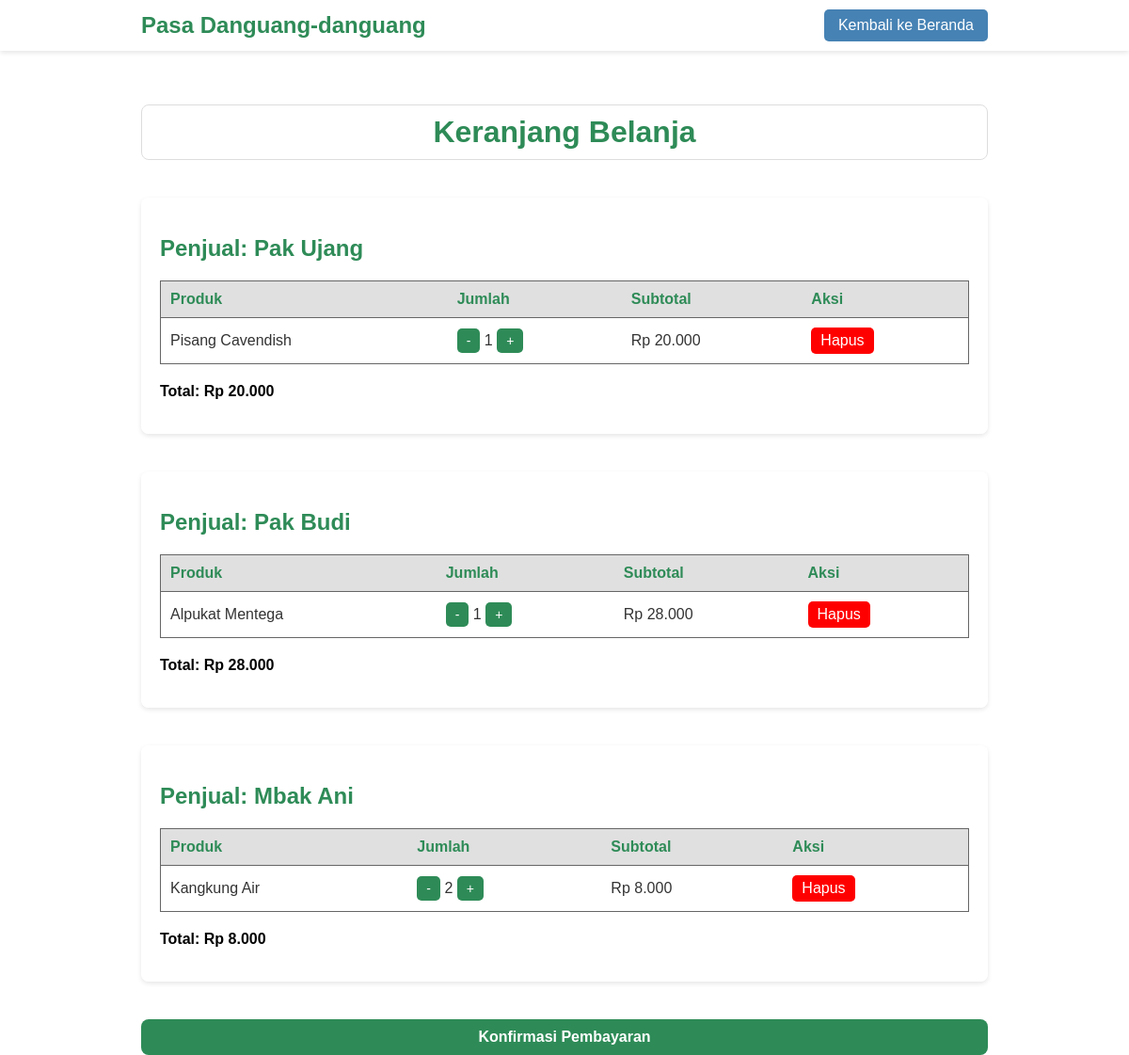
/cart.php (signed in), run on the app's committed database.
### tables this page shows
CREATE TABLE `cart` (
  `id` int(11) NOT NULL,
  `product_id` int(11) NOT NULL,
  `quantity` int(11) NOT NULL DEFAULT 1,
  `user_id` int(11) NOT NULL,
  `seller_id` int(11) NOT NULL,
  `created_at` timestamp NOT NULL DEFAULT current_timestamp()
);

CREATE TABLE `users` (
  `id` int(11) NOT NULL,
  `nama` varchar(100) NOT NULL,
  `email` varchar(100) DEFAULT NULL,
  `password` varchar(100) DEFAULT NULL,
  `foto_profil` varchar(255) DEFAULT NULL,
  `role` enum('seller','buyer') NOT NULL DEFAULT 'buyer',
  `phone_number` varchar(15) DEFAULT NULL,
  `alamat` text DEFAULT NULL
);

CREATE TABLE `products` (
  `id` int(11) NOT NULL,
  `nama_produk` varchar(100) DEFAULT NULL,
  `harga` decimal(10,2) DEFAULT NULL,
  `kategori` enum('buah','sayur','minuman','bumbu') NOT NULL DEFAULT 'buah',
  `deskripsi` text DEFAULT NULL,
  `stok` int(11) DEFAULT NULL,
  `foto_produk` varchar(255) DEFAULT NULL,
  `seller_id` int(11) NOT NULL
);

### cart.php (the view, shortened to what this page needs)
<?php
$conn = mysqli_connect("localhost", "root", "", "ecommerce");
$user_id = $_SESSION['user_id'] ?? 0;
$query = "
    SELECT c.product_id, c.quantity, p.nama_produk, p.harga, p.seller_id, u.nama AS seller_name, u.phone_number AS seller_phone
    FROM cart c
    JOIN products p ON c.product_id = p.id
    JOIN users u ON p.seller_id = u.id
    WHERE c.user_id = ?
    ORDER BY p.seller_id
";
$stmt = $conn->prepare($query);
$stmt->bind_param("i", $user_id);
$stmt->execute();
$result = $stmt->get_result();
$cart_items_by_seller = [];
while ($row = $result->fetch_assoc()) {
    $seller_id = $row['seller_id'];
    if (!isset($cart_items_by_seller[$seller_id])) {
        $cart_items_by_seller[$seller_id] = [
            'seller_name' => $row['seller_name'],
            'seller_phone' => $row['seller_phone'],
            'items' => []
        ];
    }
    $cart_items_by_seller[$seller_id]['items'][] = $row;
}
?>
<!DOCTYPE html>
<html lang="en">
<head>
</head>
<body>
    <nav class="navbar-custom">
        <div class="navbar-content">
            <a href="index.php" style="color: #2E8B57; font-weight: bold; text-decoration: none; font-size: 24px;">Pasa Danguang-danguang</a>
            <a href="index.php" class="back-btn">Kembali ke Beranda</a>
        </div>
    </nav>
    <div class="container">
        <h1 class="page-title">Keranjang Belanja</h1>
        <?php if (empty($cart_items_by_seller)): ?>
            <p style="text-align: center; background-color: black; color: white;">Keranjang Anda kosong.</p>
        <?php else: ?>
            <?php foreach ($cart_items_by_seller as $seller_id => $seller_data): ?>
                <div class="seller-section">
                    <h2>Penjual: <?php echo htmlspecialchars($seller_data['seller_name']); ?></h2>
                    <table>
                        <thead>
                            <tr>
                                <th>Produk</th>
                                <th>Jumlah</th>
                                <th>Subtotal</th>
                                <th>Aksi</th>
                            </tr>
                        </thead>
                        <tbody>
                            <?php
                            $total = 0;
                            foreach ($seller_data['items'] as $item):
                                $subtotal = $item['harga'] * $item['quantity'];
                                $total += $subtotal;
                            ?>
                                <tr>
                                    <td><?php echo htmlspecialchars($item['nama_produk']); ?></td>
                                    <td>
                                        <span class="quantity-controls">
                                            <a href="update_cart.php?action=decrease&product_id=<?php echo $item['product_id']; ?>">-</a>
                                            <?php echo $item['quantity']; ?>
                                            <a href="update_cart.php?action=increase&product_id=<?php echo $item['product_id']; ?>">+</a>
                                        </span>
                                    </td>
                                    <td>Rp <?php echo number_format($subtotal, 0, ',', '.'); ?></td>
                                    <td>
                                        <a href="cart.php?action=remove&product_id=<?php echo $item['product_id']; ?>" class="delete-btn">Hapus</a>
                                    </td>
                                </tr>
                            <?php endforeach; ?>
                        </tbody>
                    </table>
                    <p style="font-weight: bold; margin-top: 10px;">Total: Rp <?php echo number_format($total, 0, ',', '.'); ?></p>
                </div>
            <?php endforeach; ?>
            <a href="checkout.php" class="checkout-btn">Konfirmasi Pembayaran</a>
        <?php endif; ?>
    </div>
</body>
</html>

### cart.php (style rules this page uses)
body { font-family: Arial, sans-serif; margin: 0; padding: 0; padding-top: 90px; background-image: url('https://images.unsplash.com/photo-1638774264622-6d573c90ea8b?q=80&w=2001&auto=format&fit=crop&ixlib=rb-4.0.3&ixid=M3wxMjA3fDB8MHxwaG90by1wYWdlfHx8fGVufDB8fHx8fA%3D%3D'); background-size: cover; background-attachment: fixed; }
.navbar-custom { background-color: rgba(255, 255, 255, 1); box-shadow: 0 2px 5px rgba(0, 0, 0, 0.1); position: fixed; top: 0; width: 100%; z-index: 1000; padding: 10px 0; }
.navbar-content { max-width: 900px; margin: 0 auto; padding: 0 15px; display: flex; align-items: center; justify-content: space-between; }
.container { max-width: 900px; margin: 0 auto; }
.page-title { text-align: center; color: #2E8B57; margin-bottom: 40px; background: rgba(255, 255, 255, 0.9); border: 1px solid #ddd; border-radius: 8px; padding: 10px; }
.seller-section { margin-bottom: 40px; background: rgba(255, 255, 255, 0.9); padding: 20px; border-radius: 8px; box-shadow: 0 2px 5px rgba(0, 0, 0, 0.1); }
.seller-section h2 { color: #2E8B57; margin-bottom: 20px; }
table { width: 100%; border-collapse: collapse; margin-bottom: 20px; border: 1px solid #666; }
th, td { padding: 10px; text-align: left; border-bottom: 1px solid #666; color: #333; }
th { background: #e0e0e0; color: #2E8B57; font-weight: bold; }
td { background: rgba(255, 255, 255, 0.95); }
.quantity-controls a { display: inline-block; text-decoration: none; color: white; background: #2E8B57; padding: 5px 10px; border-radius: 5px; font-size: 14px; }
.delete-btn { display: inline-block; text-decoration: none; color: white; background: #ff0000; padding: 5px 10px; border-radius: 5px; }
.checkout-btn { display: block; text-align: center; margin-top: 20px; background: #2E8B57; color: white; padding: 10px; border-radius: 8px; text-decoration: none; font-weight: 600; }
.back-btn { display: inline-block; text-decoration: none; color: white; background: #4682B4; padding: 8px 15px; border-radius: 5px; }

### data on the page
cart: seller.nama "Pak Ujang", product.nama_produk "Pisang Cavendish", quantity "1", subtotal "20.000", total "20.000"
cart: seller.nama "Pak Budi", product.nama_produk "Alpukat Mentega", quantity "1", subtotal "28.000", total "28.000"
cart: seller.nama "Mbak Ani", product.nama_produk "Kangkung Air", quantity "2", subtotal "8.000", total "8.000"
